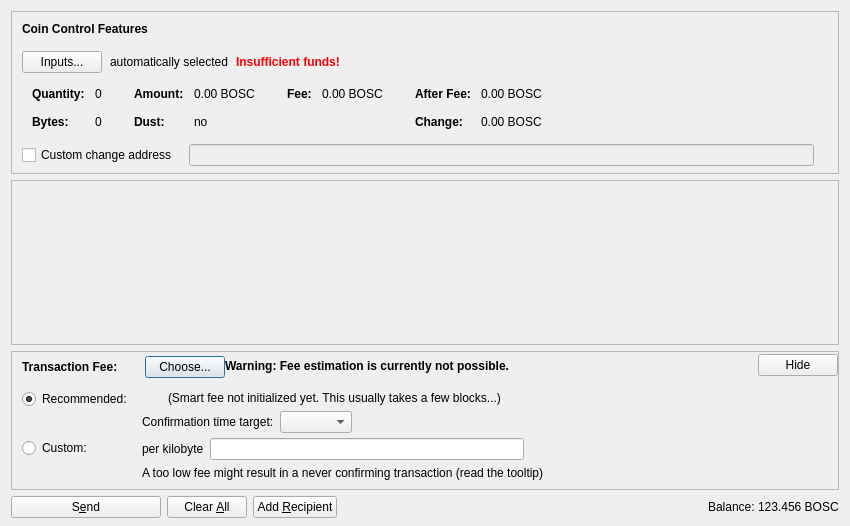
<?xml version="1.0" encoding="UTF-8"?>
<ui version="4.0">
 <class>SendCoinsDialog</class>
 <widget class="QDialog" name="SendCoinsDialog">
  <property name="geometry">
   <rect>
    <x>0</x>
    <y>0</y>
    <width>850</width>
    <height>526</height>
   </rect>
  </property>
  <property name="windowTitle">
   <string>Send Coins</string>
  </property>
  <layout class="QVBoxLayout" name="verticalLayout" stretch="0,1,0,0">
   <property name="bottomMargin">
    <number>8</number>
   </property>
   <item>
    <widget class="QFrame" name="frameCoinControl">
     <property name="sizePolicy">
      <sizepolicy hsizetype="Expanding" vsizetype="Expanding">
       <horstretch>0</horstretch>
       <verstretch>0</verstretch>
      </sizepolicy>
     </property>
     <property name="maximumSize">
      <size>
       <width>16777215</width>
       <height>16777215</height>
      </size>
     </property>
     <property name="frameShape">
      <enum>QFrame::StyledPanel</enum>
     </property>
     <property name="frameShadow">
      <enum>QFrame::Sunken</enum>
     </property>
     <layout class="QVBoxLayout" name="verticalLayoutCoinControl2">
      <property name="spacing">
       <number>0</number>
      </property>
      <property name="leftMargin">
       <number>0</number>
      </property>
      <property name="topMargin">
       <number>0</number>
      </property>
      <property name="rightMargin">
       <number>0</number>
      </property>
      <property name="bottomMargin">
       <number>6</number>
      </property>
      <item>
       <layout class="QVBoxLayout" name="verticalLayoutCoinControl" stretch="0,0,0,0,1">
        <property name="spacing">
         <number>0</number>
        </property>
        <property name="leftMargin">
         <number>10</number>
        </property>
        <property name="topMargin">
         <number>10</number>
        </property>
        <item>
         <layout class="QHBoxLayout" name="horizontalLayoutCoinControl1">
          <property name="bottomMargin">
           <number>15</number>
          </property>
          <item>
           <widget class="QLabel" name="labelCoinControlFeatures">
            <property name="sizePolicy">
             <sizepolicy hsizetype="Preferred" vsizetype="Maximum">
              <horstretch>0</horstretch>
              <verstretch>0</verstretch>
             </sizepolicy>
            </property>
            <property name="font">
             <font>
              <weight>75</weight>
              <bold>true</bold>
             </font>
            </property>
            <property name="styleSheet">
             <string notr="true">font-weight:bold;</string>
            </property>
            <property name="text">
             <string>Coin Control Features</string>
            </property>
           </widget>
          </item>
         </layout>
        </item>
        <item>
         <layout class="QHBoxLayout" name="horizontalLayoutCoinControl2" stretch="0,0,0,0">
          <property name="spacing">
           <number>8</number>
          </property>
          <property name="bottomMargin">
           <number>10</number>
          </property>
          <item>
           <widget class="QPushButton" name="pushButtonCoinControl">
            <property name="styleSheet">
             <string notr="true"/>
            </property>
            <property name="text">
             <string>Inputs...</string>
            </property>
            <property name="autoDefault">
             <bool>false</bool>
            </property>
           </widget>
          </item>
          <item>
           <widget class="QLabel" name="labelCoinControlAutomaticallySelected">
            <property name="text">
             <string>automatically selected</string>
            </property>
            <property name="margin">
             <number>5</number>
            </property>
           </widget>
          </item>
          <item>
           <widget class="QLabel" name="labelCoinControlInsuffFunds">
            <property name="font">
             <font>
              <weight>75</weight>
              <bold>true</bold>
             </font>
            </property>
            <property name="styleSheet">
             <string notr="true">color:red;font-weight:bold;</string>
            </property>
            <property name="text">
             <string>Insufficient funds!</string>
            </property>
            <property name="margin">
             <number>5</number>
            </property>
           </widget>
          </item>
          <item>
           <spacer name="horizontalSpacerCoinControl">
            <property name="orientation">
             <enum>Qt::Horizontal</enum>
            </property>
            <property name="sizeHint" stdset="0">
             <size>
              <width>40</width>
              <height>1</height>
             </size>
            </property>
           </spacer>
          </item>
         </layout>
        </item>
        <item>
         <widget class="QWidget" name="widgetCoinControl" native="true">
          <property name="sizePolicy">
           <sizepolicy hsizetype="Preferred" vsizetype="Preferred">
            <horstretch>0</horstretch>
            <verstretch>0</verstretch>
           </sizepolicy>
          </property>
          <property name="minimumSize">
           <size>
            <width>0</width>
            <height>0</height>
           </size>
          </property>
          <property name="styleSheet">
           <string notr="true"/>
          </property>
          <layout class="QHBoxLayout" name="horizontalLayoutCoinControl5">
           <property name="leftMargin">
            <number>0</number>
           </property>
           <property name="topMargin">
            <number>0</number>
           </property>
           <property name="rightMargin">
            <number>0</number>
           </property>
           <property name="bottomMargin">
            <number>0</number>
           </property>
           <item>
            <layout class="QHBoxLayout" name="horizontalLayoutCoinControl3" stretch="0,0,0,1">
             <property name="spacing">
              <number>20</number>
             </property>
             <property name="topMargin">
              <number>0</number>
             </property>
             <property name="bottomMargin">
              <number>10</number>
             </property>
             <item>
              <layout class="QFormLayout" name="formLayoutCoinControl1">
               <property name="horizontalSpacing">
                <number>10</number>
               </property>
               <property name="verticalSpacing">
                <number>14</number>
               </property>
               <property name="leftMargin">
                <number>10</number>
               </property>
               <property name="topMargin">
                <number>4</number>
               </property>
               <property name="rightMargin">
                <number>6</number>
               </property>
               <item row="0" column="0">
                <widget class="QLabel" name="labelCoinControlQuantityText">
                 <property name="font">
                  <font>
                   <weight>75</weight>
                   <bold>true</bold>
                  </font>
                 </property>
                 <property name="text">
                  <string>Quantity:</string>
                 </property>
                 <property name="margin">
                  <number>0</number>
                 </property>
                </widget>
               </item>
               <item row="0" column="1">
                <widget class="QLabel" name="labelCoinControlQuantity">
                 <property name="cursor">
                  <cursorShape>IBeamCursor</cursorShape>
                 </property>
                 <property name="contextMenuPolicy">
                  <enum>Qt::ActionsContextMenu</enum>
                 </property>
                 <property name="text">
                  <string notr="true">0</string>
                 </property>
                 <property name="margin">
                  <number>0</number>
                 </property>
                 <property name="textInteractionFlags">
                  <set>Qt::LinksAccessibleByMouse|Qt::TextSelectableByKeyboard|Qt::TextSelectableByMouse</set>
                 </property>
                </widget>
               </item>
               <item row="1" column="0">
                <widget class="QLabel" name="labelCoinControlBytesText">
                 <property name="font">
                  <font>
                   <weight>75</weight>
                   <bold>true</bold>
                  </font>
                 </property>
                 <property name="text">
                  <string>Bytes:</string>
                 </property>
                </widget>
               </item>
               <item row="1" column="1">
                <widget class="QLabel" name="labelCoinControlBytes">
                 <property name="cursor">
                  <cursorShape>IBeamCursor</cursorShape>
                 </property>
                 <property name="contextMenuPolicy">
                  <enum>Qt::ActionsContextMenu</enum>
                 </property>
                 <property name="text">
                  <string notr="true">0</string>
                 </property>
                 <property name="textInteractionFlags">
                  <set>Qt::LinksAccessibleByMouse|Qt::TextSelectableByKeyboard|Qt::TextSelectableByMouse</set>
                 </property>
                </widget>
               </item>
              </layout>
             </item>
             <item>
              <layout class="QFormLayout" name="formLayoutCoinControl2">
               <property name="horizontalSpacing">
                <number>10</number>
               </property>
               <property name="verticalSpacing">
                <number>14</number>
               </property>
               <property name="leftMargin">
                <number>6</number>
               </property>
               <property name="topMargin">
                <number>4</number>
               </property>
               <property name="rightMargin">
                <number>6</number>
               </property>
               <item row="0" column="0">
                <widget class="QLabel" name="labelCoinControlAmountText">
                 <property name="font">
                  <font>
                   <weight>75</weight>
                   <bold>true</bold>
                  </font>
                 </property>
                 <property name="text">
                  <string>Amount:</string>
                 </property>
                 <property name="margin">
                  <number>0</number>
                 </property>
                </widget>
               </item>
               <item row="0" column="1">
                <widget class="QLabel" name="labelCoinControlAmount">
                 <property name="cursor">
                  <cursorShape>IBeamCursor</cursorShape>
                 </property>
                 <property name="contextMenuPolicy">
                  <enum>Qt::ActionsContextMenu</enum>
                 </property>
                 <property name="text">
                  <string notr="true">0.00 BOSC</string>
                 </property>
                 <property name="textInteractionFlags">
                  <set>Qt::LinksAccessibleByMouse|Qt::TextSelectableByKeyboard|Qt::TextSelectableByMouse</set>
                 </property>
                </widget>
               </item>
               <item row="1" column="0">
                <widget class="QLabel" name="labelCoinControlLowOutputText">
                 <property name="font">
                  <font>
                   <weight>75</weight>
                   <bold>true</bold>
                  </font>
                 </property>
                 <property name="text">
                  <string>Dust:</string>
                 </property>
                </widget>
               </item>
               <item row="1" column="1">
                <widget class="QLabel" name="labelCoinControlLowOutput">
                 <property name="cursor">
                  <cursorShape>IBeamCursor</cursorShape>
                 </property>
                 <property name="contextMenuPolicy">
                  <enum>Qt::ActionsContextMenu</enum>
                 </property>
                 <property name="text">
                  <string notr="true">no</string>
                 </property>
                 <property name="textInteractionFlags">
                  <set>Qt::LinksAccessibleByMouse|Qt::TextSelectableByKeyboard|Qt::TextSelectableByMouse</set>
                 </property>
                </widget>
               </item>
              </layout>
             </item>
             <item>
              <layout class="QFormLayout" name="formLayoutCoinControl3">
               <property name="horizontalSpacing">
                <number>10</number>
               </property>
               <property name="verticalSpacing">
                <number>14</number>
               </property>
               <property name="leftMargin">
                <number>6</number>
               </property>
               <property name="topMargin">
                <number>4</number>
               </property>
               <property name="rightMargin">
                <number>6</number>
               </property>
               <item row="0" column="0">
                <widget class="QLabel" name="labelCoinControlFeeText">
                 <property name="font">
                  <font>
                   <weight>75</weight>
                   <bold>true</bold>
                  </font>
                 </property>
                 <property name="text">
                  <string>Fee:</string>
                 </property>
                 <property name="margin">
                  <number>0</number>
                 </property>
                </widget>
               </item>
               <item row="0" column="1">
                <widget class="QLabel" name="labelCoinControlFee">
                 <property name="cursor">
                  <cursorShape>IBeamCursor</cursorShape>
                 </property>
                 <property name="contextMenuPolicy">
                  <enum>Qt::ActionsContextMenu</enum>
                 </property>
                 <property name="text">
                  <string notr="true">0.00 BOSC</string>
                 </property>
                 <property name="textInteractionFlags">
                  <set>Qt::LinksAccessibleByMouse|Qt::TextSelectableByKeyboard|Qt::TextSelectableByMouse</set>
                 </property>
                </widget>
               </item>
              </layout>
             </item>
             <item>
              <layout class="QFormLayout" name="formLayoutCoinControl4">
               <property name="horizontalSpacing">
                <number>10</number>
               </property>
               <property name="verticalSpacing">
                <number>14</number>
               </property>
               <property name="leftMargin">
                <number>6</number>
               </property>
               <property name="topMargin">
                <number>4</number>
               </property>
               <property name="rightMargin">
                <number>6</number>
               </property>
               <item row="0" column="0">
                <widget class="QLabel" name="labelCoinControlAfterFeeText">
                 <property name="font">
                  <font>
                   <weight>75</weight>
                   <bold>true</bold>
                  </font>
                 </property>
                 <property name="text">
                  <string>After Fee:</string>
                 </property>
                 <property name="margin">
                  <number>0</number>
                 </property>
                </widget>
               </item>
               <item row="0" column="1">
                <widget class="QLabel" name="labelCoinControlAfterFee">
                 <property name="cursor">
                  <cursorShape>IBeamCursor</cursorShape>
                 </property>
                 <property name="contextMenuPolicy">
                  <enum>Qt::ActionsContextMenu</enum>
                 </property>
                 <property name="text">
                  <string notr="true">0.00 BOSC</string>
                 </property>
                 <property name="textInteractionFlags">
                  <set>Qt::LinksAccessibleByMouse|Qt::TextSelectableByKeyboard|Qt::TextSelectableByMouse</set>
                 </property>
                </widget>
               </item>
               <item row="1" column="0">
                <widget class="QLabel" name="labelCoinControlChangeText">
                 <property name="font">
                  <font>
                   <weight>75</weight>
                   <bold>true</bold>
                  </font>
                 </property>
                 <property name="text">
                  <string>Change:</string>
                 </property>
                </widget>
               </item>
               <item row="1" column="1">
                <widget class="QLabel" name="labelCoinControlChange">
                 <property name="cursor">
                  <cursorShape>IBeamCursor</cursorShape>
                 </property>
                 <property name="contextMenuPolicy">
                  <enum>Qt::ActionsContextMenu</enum>
                 </property>
                 <property name="text">
                  <string notr="true">0.00 BOSC</string>
                 </property>
                 <property name="textInteractionFlags">
                  <set>Qt::LinksAccessibleByMouse|Qt::TextSelectableByKeyboard|Qt::TextSelectableByMouse</set>
                 </property>
                </widget>
               </item>
              </layout>
             </item>
            </layout>
           </item>
          </layout>
         </widget>
        </item>
        <item>
         <layout class="QHBoxLayout" name="horizontalLayoutCoinControl4" stretch="0,0,0">
          <property name="spacing">
           <number>12</number>
          </property>
          <property name="sizeConstraint">
           <enum>QLayout::SetDefaultConstraint</enum>
          </property>
          <property name="topMargin">
           <number>5</number>
          </property>
          <property name="rightMargin">
           <number>5</number>
          </property>
          <item>
           <widget class="QCheckBox" name="checkBoxCoinControlChange">
            <property name="toolTip">
             <string>If this is activated, but the change address is empty or invalid, change will be sent to a newly generated address.</string>
            </property>
            <property name="text">
             <string>Custom change address</string>
            </property>
           </widget>
          </item>
          <item>
           <widget class="QValidatedLineEdit" name="lineEditCoinControlChange">
            <property name="enabled">
             <bool>false</bool>
            </property>
            <property name="sizePolicy">
             <sizepolicy hsizetype="Expanding" vsizetype="Fixed">
              <horstretch>0</horstretch>
              <verstretch>0</verstretch>
             </sizepolicy>
            </property>
           </widget>
          </item>
          <item>
           <widget class="QLabel" name="labelCoinControlChangeLabel">
            <property name="sizePolicy">
             <sizepolicy hsizetype="Preferred" vsizetype="Expanding">
              <horstretch>0</horstretch>
              <verstretch>0</verstretch>
             </sizepolicy>
            </property>
            <property name="minimumSize">
             <size>
              <width>0</width>
              <height>0</height>
             </size>
            </property>
            <property name="text">
             <string/>
            </property>
            <property name="margin">
             <number>3</number>
            </property>
           </widget>
          </item>
         </layout>
        </item>
        <item>
         <spacer name="verticalSpacerCoinControl">
          <property name="orientation">
           <enum>Qt::Vertical</enum>
          </property>
          <property name="sizeHint" stdset="0">
           <size>
            <width>800</width>
            <height>1</height>
           </size>
          </property>
         </spacer>
        </item>
       </layout>
      </item>
     </layout>
    </widget>
   </item>
   <item>
    <widget class="QScrollArea" name="scrollArea">
     <property name="widgetResizable">
      <bool>true</bool>
     </property>
     <widget class="QWidget" name="scrollAreaWidgetContents">
      <property name="geometry">
       <rect>
        <x>0</x>
        <y>0</y>
        <width>830</width>
        <height>104</height>
       </rect>
      </property>
      <layout class="QVBoxLayout" name="verticalLayout_2" stretch="0,1">
       <property name="leftMargin">
        <number>0</number>
       </property>
       <property name="topMargin">
        <number>0</number>
       </property>
       <property name="rightMargin">
        <number>0</number>
       </property>
       <property name="bottomMargin">
        <number>0</number>
       </property>
       <item>
        <layout class="QVBoxLayout" name="entries">
         <property name="spacing">
          <number>6</number>
         </property>
        </layout>
       </item>
       <item>
        <spacer name="verticalSpacer">
         <property name="orientation">
          <enum>Qt::Vertical</enum>
         </property>
         <property name="sizeHint" stdset="0">
          <size>
           <width>20</width>
           <height>40</height>
          </size>
         </property>
        </spacer>
       </item>
      </layout>
     </widget>
    </widget>
   </item>
   <item>
    <widget class="QFrame" name="frameFee">
     <property name="sizePolicy">
      <sizepolicy hsizetype="Expanding" vsizetype="Expanding">
       <horstretch>0</horstretch>
       <verstretch>0</verstretch>
      </sizepolicy>
     </property>
     <property name="maximumSize">
      <size>
       <width>16777215</width>
       <height>16777215</height>
      </size>
     </property>
     <property name="frameShape">
      <enum>QFrame::StyledPanel</enum>
     </property>
     <property name="frameShadow">
      <enum>QFrame::Sunken</enum>
     </property>
     <layout class="QVBoxLayout" name="verticalLayoutFee1">
      <property name="spacing">
       <number>0</number>
      </property>
      <property name="leftMargin">
       <number>0</number>
      </property>
      <property name="topMargin">
       <number>0</number>
      </property>
      <property name="rightMargin">
       <number>0</number>
      </property>
      <property name="bottomMargin">
       <number>0</number>
      </property>
      <item>
       <layout class="QVBoxLayout" name="verticalLayoutFee2" stretch="0,0,0">
        <property name="spacing">
         <number>0</number>
        </property>
        <property name="leftMargin">
         <number>10</number>
        </property>
        <property name="topMargin">
         <number>0</number>
        </property>
        <item>
         <layout class="QHBoxLayout" name="horizontalLayoutFee1">
          <property name="bottomMargin">
           <number>0</number>
          </property>
          <item>
           <layout class="QVBoxLayout" name="verticalLayoutFee7">
            <property name="spacing">
             <number>0</number>
            </property>
            <item>
             <spacer name="verticalSpacerSmartFee">
              <property name="orientation">
               <enum>Qt::Vertical</enum>
              </property>
              <property name="sizeType">
               <enum>QSizePolicy::Fixed</enum>
              </property>
              <property name="sizeHint" stdset="0">
               <size>
                <width>1</width>
                <height>4</height>
               </size>
              </property>
             </spacer>
            </item>
            <item>
             <layout class="QHBoxLayout" name="horizontalLayoutSmartFee">
              <property name="spacing">
               <number>10</number>
              </property>
              <item>
               <widget class="QLabel" name="labelFeeHeadline">
                <property name="sizePolicy">
                 <sizepolicy hsizetype="Preferred" vsizetype="Maximum">
                  <horstretch>0</horstretch>
                  <verstretch>0</verstretch>
                 </sizepolicy>
                </property>
                <property name="font">
                 <font>
                  <weight>75</weight>
                  <bold>true</bold>
                 </font>
                </property>
                <property name="styleSheet">
                 <string notr="true">font-weight:bold;</string>
                </property>
                <property name="text">
                 <string>Transaction Fee:</string>
                </property>
               </widget>
              </item>
              <item>
               <widget class="QLabel" name="labelFeeMinimized">
                <property name="text">
                 <string/>
                </property>
               </widget>
              </item>
              <item>
               <widget class="QPushButton" name="buttonChooseFee">
                <property name="text">
                 <string>Choose...</string>
                </property>
               </widget>
              </item>
             </layout>
            </item>
            <item>
             <spacer name="verticalSpacer_5">
              <property name="orientation">
               <enum>Qt::Vertical</enum>
              </property>
              <property name="sizeHint" stdset="0">
               <size>
                <width>1</width>
                <height>1</height>
               </size>
              </property>
             </spacer>
            </item>
           </layout>
          </item>
          <item>
           <widget class="QLabel" name="fallbackFeeWarningLabel">
            <property name="toolTip">
             <string>Using the fallbackfee can result in sending a transaction that will take several hours or days (or never) to confirm. Consider choosing your fee manually or wait until you have validated the complete chain.</string>
            </property>
            <property name="font">
            <font>
                <weight>75</weight>
                <bold>true</bold>
            </font>
            </property>
            <property name="text">
             <string>Warning: Fee estimation is currently not possible.</string>
            </property>
            <property name="wordWrap">
             <bool>false</bool>
            </property>
           </widget>
          </item>
          <item>
           <spacer name="horizontalSpacer_4">
            <property name="orientation">
             <enum>Qt::Horizontal</enum>
            </property>
            <property name="sizeType">
             <enum>QSizePolicy::MinimumExpanding</enum>
            </property>
            <property name="sizeHint" stdset="0">
             <size>
              <width>40</width>
              <height>20</height>
             </size>
            </property>
           </spacer>
          </item>
          <item>
           <widget class="QPushButton" name="buttonMinimizeFee">
            <property name="toolTip">
             <string>collapse fee-settings</string>
            </property>
            <property name="text">
             <string>Hide</string>
            </property>
           </widget>
          </item>
         </layout>
        </item>
        <item>
         <widget class="QFrame" name="frameFeeSelection">
          <layout class="QVBoxLayout" name="verticalLayoutFee12">
           <property name="spacing">
            <number>0</number>
           </property>
           <property name="leftMargin">
            <number>0</number>
           </property>
           <property name="topMargin">
            <number>0</number>
           </property>
           <property name="rightMargin">
            <number>0</number>
           </property>
           <property name="bottomMargin">
            <number>0</number>
           </property>
           <item>
            <layout class="QGridLayout" name="gridLayoutFee">
             <property name="topMargin">
              <number>10</number>
             </property>
             <property name="bottomMargin">
              <number>4</number>
             </property>
             <property name="horizontalSpacing">
              <number>10</number>
             </property>
             <property name="verticalSpacing">
              <number>4</number>
             </property>
             <item row="1" column="1">
              <layout class="QVBoxLayout" name="verticalLayoutFee8">
               <property name="spacing">
                <number>6</number>
               </property>
               <item>
                <layout class="QHBoxLayout" name="horizontalLayoutFee13">
                 <item>
                  <widget class="QLabel" name="labelCustomPerKilobyte">
                   <property name="toolTip">
                    <string>Specify a custom fee per kB (1,000 bytes) of the transaction's virtual size.

Note:  Since the fee is calculated on a per-byte basis, a fee of "100 satoshis per kB" for a transaction size of 500 bytes (half of 1 kB) would ultimately yield a fee of only 50 satoshis.</string>
                   </property>
                   <property name="text">
                    <string>per kilobyte</string>
                   </property>
                  </widget>
                 </item>
                 <item>
                  <widget class="BitcoinAmountField" name="customFee"/>
                 </item>
                 <item>
                  <spacer name="horizontalSpacer_6">
                   <property name="orientation">
                    <enum>Qt::Horizontal</enum>
                   </property>
                   <property name="sizeHint" stdset="0">
                    <size>
                     <width>1</width>
                     <height>1</height>
                    </size>
                   </property>
                  </spacer>
                 </item>
                </layout>
               </item>
               <item>
                <layout class="QHBoxLayout" name="horizontalLayoutFee8">
                 <item>
                  <widget class="QLabel" name="labelCustomFeeWarning">
                   <property name="enabled">
                    <bool>true</bool>
                   </property>
                   <property name="toolTip">
                    <string>When there is less transaction volume than space in the blocks, miners as well as relaying nodes may enforce a minimum fee. Paying only this minimum fee is just fine, but be aware that this can result in a never confirming transaction once there is more demand for boscocoin transactions than the network can process.</string>
                   </property>
                   <property name="text">
                    <string>A too low fee might result in a never confirming transaction (read the tooltip)</string>
                   </property>
                  </widget>
                 </item>
                 <item>
                  <spacer name="horizontalSpacer_2">
                   <property name="orientation">
                    <enum>Qt::Horizontal</enum>
                   </property>
                   <property name="sizeHint" stdset="0">
                    <size>
                     <width>1</width>
                     <height>1</height>
                    </size>
                   </property>
                  </spacer>
                 </item>
                </layout>
               </item>
              </layout>
             </item>
             <item row="0" column="0">
              <layout class="QVBoxLayout" name="verticalLayoutFee4" stretch="0,1">
               <item>
                <widget class="QRadioButton" name="radioSmartFee">
                 <property name="text">
                  <string>Recommended:</string>
                 </property>
                 <property name="checked">
                  <bool>true</bool>
                 </property>
                 <attribute name="buttonGroup">
                  <string notr="true">groupFee</string>
                 </attribute>
                </widget>
               </item>
               <item>
                <spacer name="verticalSpacer_2">
                 <property name="orientation">
                  <enum>Qt::Vertical</enum>
                 </property>
                 <property name="sizeHint" stdset="0">
                  <size>
                   <width>1</width>
                   <height>1</height>
                  </size>
                 </property>
                </spacer>
               </item>
              </layout>
             </item>
             <item row="1" column="0">
              <layout class="QVBoxLayout" name="verticalLayoutFee9" stretch="0,1">
               <item>
                <widget class="QRadioButton" name="radioCustomFee">
                 <property name="text">
                  <string>Custom:</string>
                 </property>
                 <attribute name="buttonGroup">
                  <string notr="true">groupFee</string>
                 </attribute>
                </widget>
               </item>
               <item>
                <spacer name="verticalSpacer_6">
                 <property name="orientation">
                  <enum>Qt::Vertical</enum>
                 </property>
                 <property name="sizeHint" stdset="0">
                  <size>
                   <width>1</width>
                   <height>1</height>
                  </size>
                 </property>
                </spacer>
               </item>
              </layout>
             </item>
             <item row="0" column="1">
              <layout class="QVBoxLayout" name="verticalLayoutFee3" stretch="0,0,1">
               <property name="spacing">
                <number>6</number>
               </property>
               <property name="topMargin">
                <number>2</number>
               </property>
               <item>
                <layout class="QHBoxLayout" name="horizontalLayoutFee12">
                 <item>
                  <widget class="QLabel" name="labelSmartFee">
                   <property name="text">
                    <string/>
                   </property>
                  </widget>
                 </item>
                 <item>
                  <widget class="QLabel" name="labelFeeEstimation">
                   <property name="text">
                    <string/>
                   </property>
                  </widget>
                 </item>
                 <item>
                  <widget class="QLabel" name="labelSmartFee2">
                   <property name="text">
                    <string>(Smart fee not initialized yet. This usually takes a few blocks...)</string>
                   </property>
                  </widget>
                 </item>
                 <item>
                  <spacer name="horizontalSpacer_5">
                   <property name="orientation">
                    <enum>Qt::Horizontal</enum>
                   </property>
                   <property name="sizeHint" stdset="0">
                    <size>
                     <width>1</width>
                     <height>1</height>
                    </size>
                   </property>
                  </spacer>
                 </item>
                </layout>
               </item>
               <item>
                <layout class="QHBoxLayout" name="horizontalLayoutFee9">
                 <item>
                  <layout class="QVBoxLayout" name="verticalLayoutFee6">
                   <item>
                    <widget class="QLabel" name="labelSmartFee3">
                     <property name="text">
                      <string>Confirmation time target:</string>
                     </property>
                    </widget>
                   </item>
                  </layout>
                 </item>
                 <item>
                  <layout class="QVBoxLayout" name="verticalLayoutFee5">
                   <property name="rightMargin">
                    <number>30</number>
                   </property>
                   <item>
                    <layout class="QHBoxLayout" name="horizontalLayoutConfTarget">
                     <property name="bottomMargin">
                      <number>0</number>
                     </property>
                     <item>
                      <widget class="QComboBox" name="confTargetSelector"/>
                     </item>
                     <item>
                      <spacer name="horizontalSpacerConfTarget">
                       <property name="orientation">
                        <enum>Qt::Horizontal</enum>
                       </property>
                       <property name="sizeHint" stdset="0">
                        <size>
                         <width>40</width>
                         <height>20</height>
                        </size>
                       </property>
                      </spacer>
                     </item>
                    </layout>
                   </item>
                  </layout>
                 </item>
                </layout>
               </item>
               <item>
                <spacer name="verticalSpacer_4">
                 <property name="orientation">
                  <enum>Qt::Vertical</enum>
                 </property>
                 <property name="sizeHint" stdset="0">
                  <size>
                   <width>1</width>
                   <height>1</height>
                  </size>
                 </property>
                </spacer>
               </item>
              </layout>
             </item>
            </layout>
           </item>
          </layout>
         </widget>
        </item>
        <item>
         <spacer name="verticalSpacerFee">
          <property name="orientation">
           <enum>Qt::Vertical</enum>
          </property>
          <property name="sizeHint" stdset="0">
           <size>
            <width>40</width>
            <height>5</height>
           </size>
          </property>
         </spacer>
        </item>
       </layout>
      </item>
     </layout>
    </widget>
   </item>
   <item>
    <layout class="QHBoxLayout" name="horizontalLayout">
     <item>
      <widget class="QPushButton" name="sendButton">
       <property name="minimumSize">
        <size>
         <width>150</width>
         <height>0</height>
        </size>
       </property>
       <property name="toolTip">
        <string>Confirm the send action</string>
       </property>
       <property name="text">
        <string>S&amp;end</string>
       </property>
       <property name="icon">
        <iconset resource="../bitcoin.qrc">
         <normaloff>:/icons/send</normaloff>:/icons/send</iconset>
       </property>
       <property name="autoDefault">
        <bool>false</bool>
       </property>
       <property name="default">
        <bool>false</bool>
       </property>
      </widget>
     </item>
     <item>
      <widget class="QPushButton" name="clearButton">
       <property name="sizePolicy">
        <sizepolicy hsizetype="Minimum" vsizetype="Fixed">
         <horstretch>0</horstretch>
         <verstretch>0</verstretch>
        </sizepolicy>
       </property>
       <property name="toolTip">
        <string>Clear all fields of the form.</string>
       </property>
       <property name="text">
        <string>Clear &amp;All</string>
       </property>
       <property name="icon">
        <iconset resource="../bitcoin.qrc">
         <normaloff>:/icons/remove</normaloff>:/icons/remove</iconset>
       </property>
       <property name="autoDefault">
        <bool>false</bool>
       </property>
      </widget>
     </item>
     <item>
      <widget class="QPushButton" name="addButton">
       <property name="toolTip">
        <string>Send to multiple recipients at once</string>
       </property>
       <property name="text">
        <string>Add &amp;Recipient</string>
       </property>
       <property name="icon">
        <iconset resource="../bitcoin.qrc">
         <normaloff>:/icons/add</normaloff>:/icons/add</iconset>
       </property>
       <property name="autoDefault">
        <bool>false</bool>
       </property>
      </widget>
     </item>
     <item>
      <spacer name="horizontalSpacer">
       <property name="orientation">
        <enum>Qt::Horizontal</enum>
       </property>
       <property name="sizeHint" stdset="0">
        <size>
         <width>40</width>
         <height>20</height>
        </size>
       </property>
      </spacer>
     </item>
     <item>
      <layout class="QHBoxLayout" name="horizontalLayout_2">
       <property name="spacing">
        <number>3</number>
       </property>
       <item>
        <widget class="QLabel" name="label">
         <property name="sizePolicy">
          <sizepolicy hsizetype="Preferred" vsizetype="Fixed">
           <horstretch>0</horstretch>
           <verstretch>0</verstretch>
          </sizepolicy>
         </property>
         <property name="text">
          <string>Balance:</string>
         </property>
        </widget>
       </item>
       <item>
        <widget class="QLabel" name="labelBalance">
         <property name="sizePolicy">
          <sizepolicy hsizetype="Preferred" vsizetype="Fixed">
           <horstretch>0</horstretch>
           <verstretch>0</verstretch>
          </sizepolicy>
         </property>
         <property name="cursor">
          <cursorShape>IBeamCursor</cursorShape>
         </property>
         <property name="text">
          <string notr="true">123.456 BOSC</string>
         </property>
         <property name="textInteractionFlags">
          <set>Qt::LinksAccessibleByMouse|Qt::TextSelectableByKeyboard|Qt::TextSelectableByMouse</set>
         </property>
        </widget>
       </item>
      </layout>
     </item>
    </layout>
   </item>
  </layout>
 </widget>
 <customwidgets>
  <customwidget>
   <class>QValidatedLineEdit</class>
   <extends>QLineEdit</extends>
   <header>qt/qvalidatedlineedit.h</header>
  </customwidget>
  <customwidget>
   <class>BitcoinAmountField</class>
   <extends>QLineEdit</extends>
   <header>qt/bitcoinamountfield.h</header>
   <container>1</container>
  </customwidget>
 </customwidgets>
 <resources>
  <include location="../bitcoin.qrc"/>
 </resources>
 <connections/>
 <buttongroups>
  <buttongroup name="groupFee"/>
 </buttongroups>
</ui>
